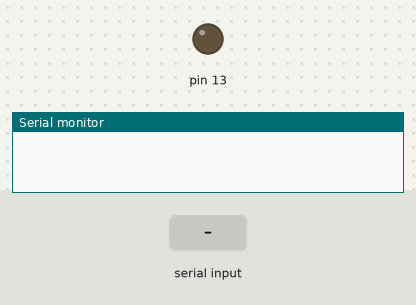
Bench run of a sketch on a simulated Arduino Uno, built with avr-gcc and run on an emulated ATmega328P. Shown: output pins drawn as LEDs (lit = HIGH), the last lines printed to the serial monitor. The inputs (shaded band) are chosen by the test bench.

Above: at 1.2 s.
1.3 s: "1" received over Serial
At 1.9 s:
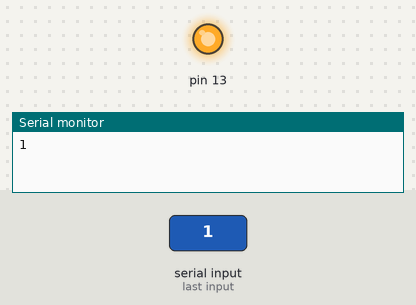
2.8 s: "0" received over Serial
At 3.1 s:
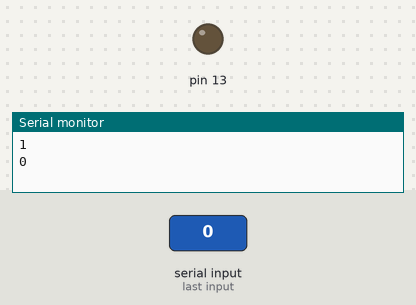
Timing chart, 0 to 5.8 s (numbered marks = the images above; inputs shaded):
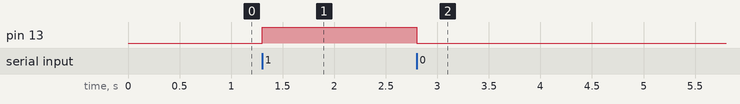

The sketch:

BT_The_Maniac.ino
```cpp
/*
 Made By The maniac www.maniac1199.wordpress.com
*/

char junk;
String inputString="";

void setup()                    // run once, when the sketch starts
{
 Serial.begin(9600);            // set the baud rate to 9600, same should be of your Serial Monitor
 pinMode(13, OUTPUT);
}

void loop()
{
  if(Serial.available()){
  while(Serial.available())
    {
      char inChar = (char)Serial.read(); //read the input
      inputString += inChar;        //make a string of the characters coming on serial
    }
    Serial.println(inputString);
    while (Serial.available() > 0)
    { junk = Serial.read() ; }
    if(inputString == "1"){
      digitalWrite(13, HIGH);
    }else if(inputString == "0"){
      digitalWrite(13, LOW);
    }
    inputString = "";
  }
}
```

Measured:
- after the input at 1.3 s, pin 13: LOW → HIGH at once
- after the input at 2.8 s, pin 13: HIGH → LOW at once
